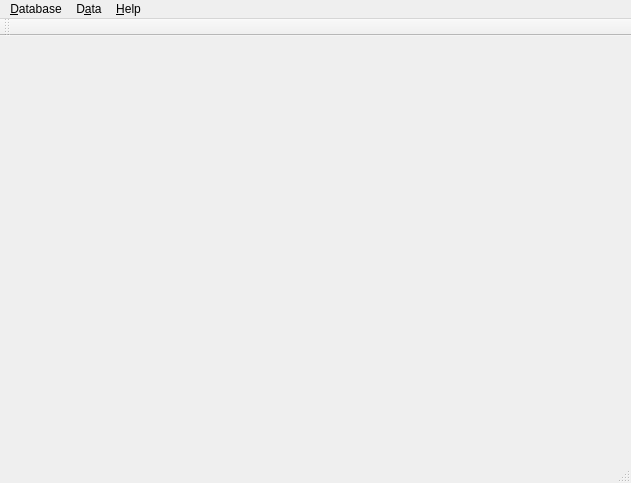
<?xml version="1.0" encoding="UTF-8"?>
<ui version="4.0">
 <class>Dev2</class>
 <widget class="QMainWindow" name="Dev2">
  <property name="geometry">
   <rect>
    <x>0</x>
    <y>0</y>
    <width>631</width>
    <height>483</height>
   </rect>
  </property>
  <property name="windowTitle">
   <string>Dev2</string>
  </property>
  <widget class="QWidget" name="centralWidget"/>
  <widget class="QMenuBar" name="menuBar">
   <property name="geometry">
    <rect>
     <x>0</x>
     <y>0</y>
     <width>631</width>
     <height>24</height>
    </rect>
   </property>
   <widget class="QMenu" name="menuDatabase">
    <property name="title">
     <string>&amp;Database</string>
    </property>
    <addaction name="separator"/>
    <addaction name="actionIP_Addresses"/>
    <addaction name="actionQuit"/>
   </widget>
   <widget class="QMenu" name="menuData">
    <property name="title">
     <string>D&amp;ata</string>
    </property>
    <addaction name="separator"/>
    <addaction name="actionIP_Networks"/>
    <addaction name="actionDevice_Types"/>
   </widget>
   <widget class="QMenu" name="menuHelp">
    <property name="title">
     <string>&amp;Help</string>
    </property>
    <addaction name="actionAbout_QT"/>
   </widget>
   <addaction name="menuDatabase"/>
   <addaction name="menuData"/>
   <addaction name="menuHelp"/>
  </widget>
  <widget class="QToolBar" name="mainToolBar">
   <attribute name="toolBarArea">
    <enum>TopToolBarArea</enum>
   </attribute>
   <attribute name="toolBarBreak">
    <bool>false</bool>
   </attribute>
  </widget>
  <widget class="QStatusBar" name="statusBar"/>
  <action name="actionCreate">
   <property name="text">
    <string>&amp;Create</string>
   </property>
  </action>
  <action name="actionOpen">
   <property name="text">
    <string>&amp;Open</string>
   </property>
  </action>
  <action name="actionImport">
   <property name="text">
    <string>&amp;Import</string>
   </property>
  </action>
  <action name="actionExport">
   <property name="text">
    <string>&amp;Export</string>
   </property>
  </action>
  <action name="actionQuit">
   <property name="text">
    <string>&amp;Quit</string>
   </property>
  </action>
  <action name="actionInsert">
   <property name="text">
    <string>&amp;Insert</string>
   </property>
  </action>
  <action name="actionUpdate">
   <property name="text">
    <string>&amp;Update</string>
   </property>
  </action>
  <action name="actionDelete">
   <property name="text">
    <string>&amp;Delete</string>
   </property>
  </action>
  <action name="actionAbout_QT">
   <property name="text">
    <string>&amp;About QT</string>
   </property>
  </action>
  <action name="actionAttributes">
   <property name="text">
    <string>&amp;Attributes</string>
   </property>
  </action>
  <action name="actionIP_Networks">
   <property name="text">
    <string>&amp;IP Networks</string>
   </property>
  </action>
  <action name="actionIP_Addresses">
   <property name="text">
    <string>&amp;IP Addresses</string>
   </property>
  </action>
  <action name="actionDevice_Types">
   <property name="text">
    <string>Device Types</string>
   </property>
  </action>
 </widget>
 <layoutdefault spacing="6" margin="11"/>
 <resources/>
 <connections/>
</ui>
